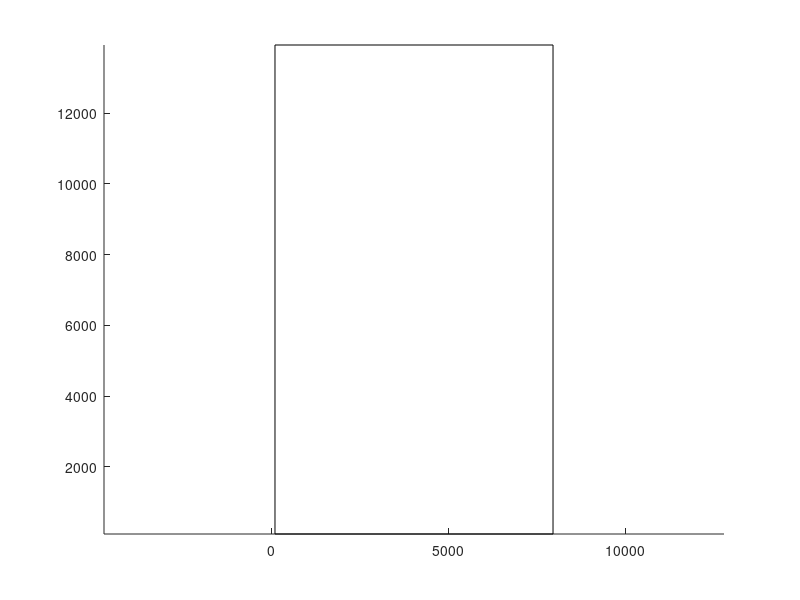

Write the MATLAB code that produced this figure.
x=10:10+7860;
y=10:10+13824;

figure,hold on
plot([100,100],[100,100+13824],'k');
plot([100,100+7860],[100,100],'k');
plot([100+7860,100+7860],[100,100+13824],'k');
plot([100,100+7860],[100+13824,100+13824],'k');
axis equal
